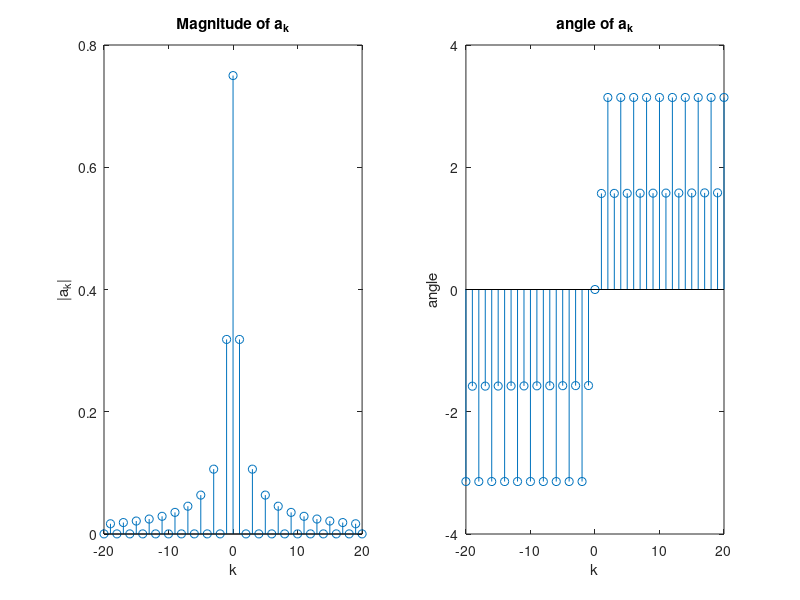

Write the MATLAB code that produced this figure.
k=-20:20;
ak= 1/4.*(2.*((1i.*pi.*k+1).*((-1).^k)-1)/ ...
    (pi.^2.*k.^2)+2.*(1i-1i.*(-1).^k)./(pi.*k));
ak(21)=0.75;
figure;
subplot(1,2,1)
stem(k,abs(ak))
xlabel('k')
ylabel('|a_k|')
title('Magnitude of a_k')
subplot(1,2,2)
stem(k,angle(ak))
xlabel('k')
ylabel('angle')
title('angle of a_k')
hold off

